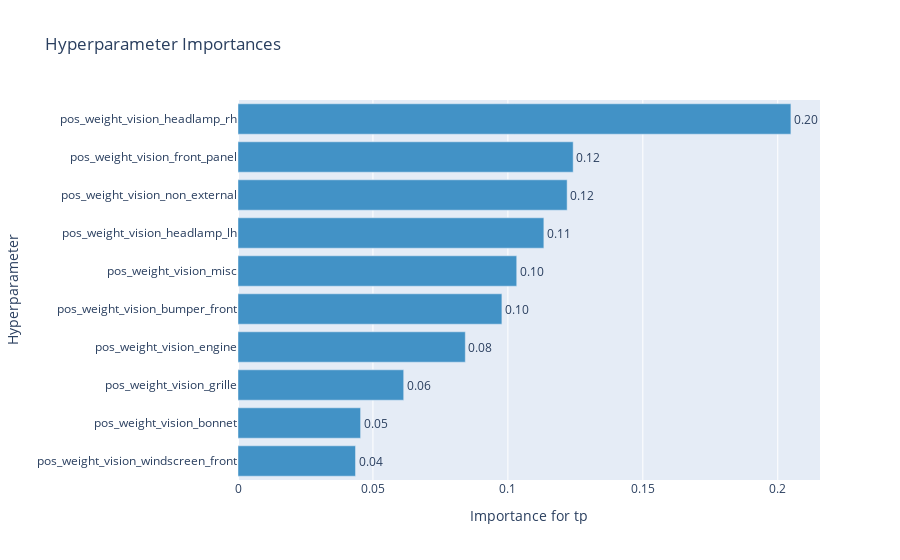

Source (notebook cell):
### Code cell
plot_param_importances(study, target=lambda t: t.values[1], target_name='tp')

### Figure 1 — Plotly figure (JSON) as saved in the notebook; plotly's stock layout.template omitted (floating-point values rounded to 4 significant figures)
{"data": [{"cliponaxis": false, "hovertemplate": ["pos_weight_vision_windscreen_front (FloatDistribution): 0.04354495943379293<extra></extra>", "pos_weight_vision_bonnet (FloatDistribution): 0.04542299703483124<extra></extra>", "pos_weight_vision_grille (FloatDistribution): 0.061394436740877495<extra></extra>", "pos_weight_vision_engine (FloatDistribution): 0.0842259953806975<extra></extra>", "pos_weight_vision_bumper_front (FloatDistribution): 0.09778457038922933<extra></extra>", "pos_weight_vision_misc (FloatDistribution): 0.10327790059547119<extra></extra>", "pos_weight_vision_headlamp_lh (FloatDistribution): 0.11332797868043139<extra></extra>", "pos_weight_vision_non_external (FloatDistribution): 0.12195773419082016<extra></extra>", "pos_weight_vision_front_panel (FloatDistribution): 0.12419562162574294<extra></extra>", "pos_weight_vision_headlamp_rh (FloatDistribution): 0.2048678059281058<extra></extra>"], "marker": {"color": "rgb(66,146,198)"}, "orientation": "h", "text": ["0.04", "0.05", "0.06", "0.08", "0.10", "0.10", "0.11", "0.12", "0.12", "0.20"], "textposition": "outside", "type": "bar", "x": [0.04354, 0.04542, 0.06139, 0.08423, 0.09778, 0.1033, 0.1133, 0.122, 0.1242, 0.2049], "y": ["pos_weight_vision_windscreen_front", "pos_weight_vision_bonnet", "pos_weight_vision_grille", "pos_weight_vision_engine", "pos_weight_vision_bumper_front", "pos_weight_vision_misc", "pos_weight_vision_headlamp_lh", "pos_weight_vision_non_external", "pos_weight_vision_front_panel", "pos_weight_vision_headlamp_rh"]}], "layout": {"showlegend": false, "title": {"text": "Hyperparameter Importances"}, "xaxis": {"title": {"text": "Importance for tp"}}, "yaxis": {"title": {"text": "Hyperparameter"}}}}
